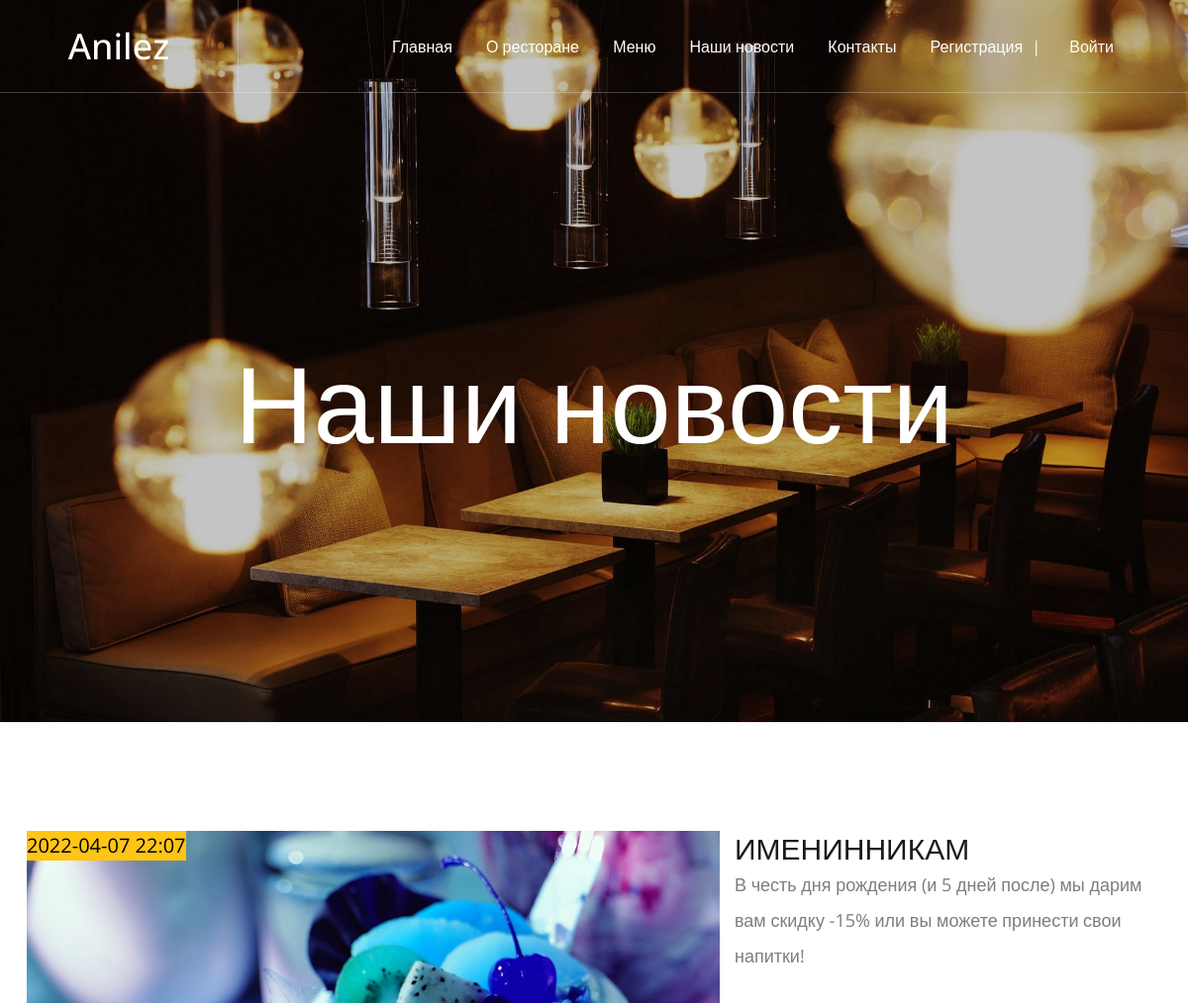
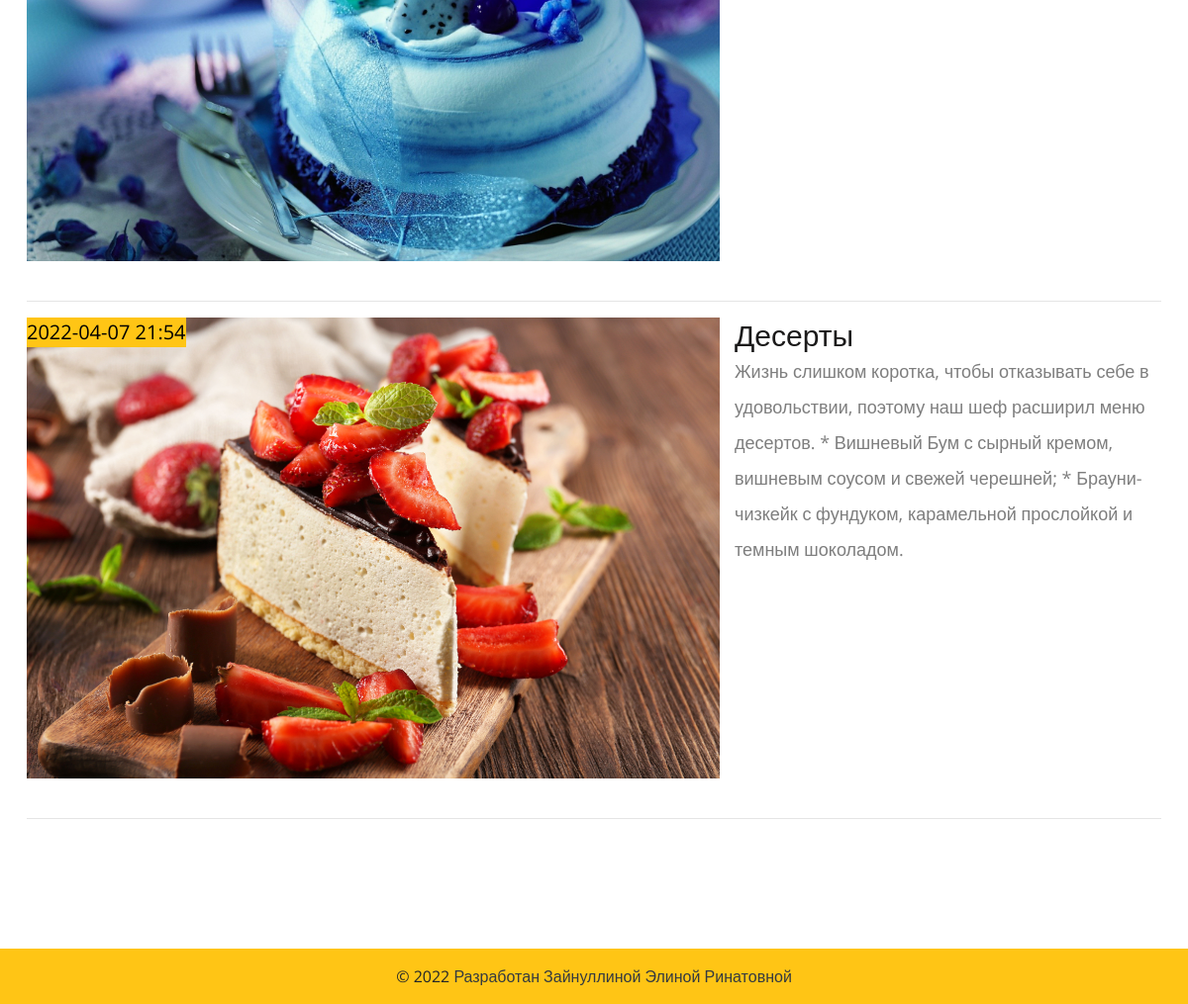
The page /news/ on the database as committed earlier (2 pictures, top to bottom).
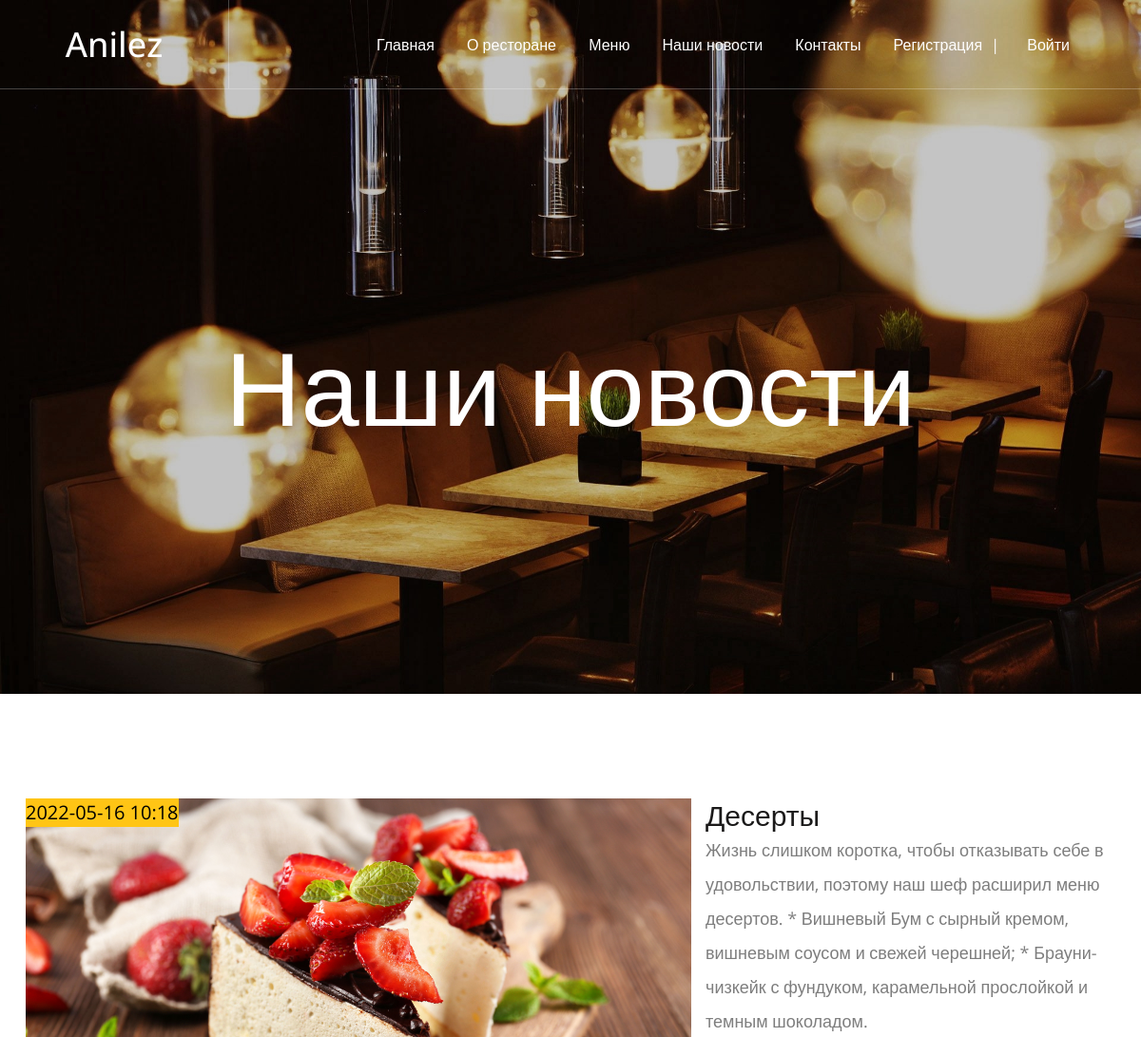
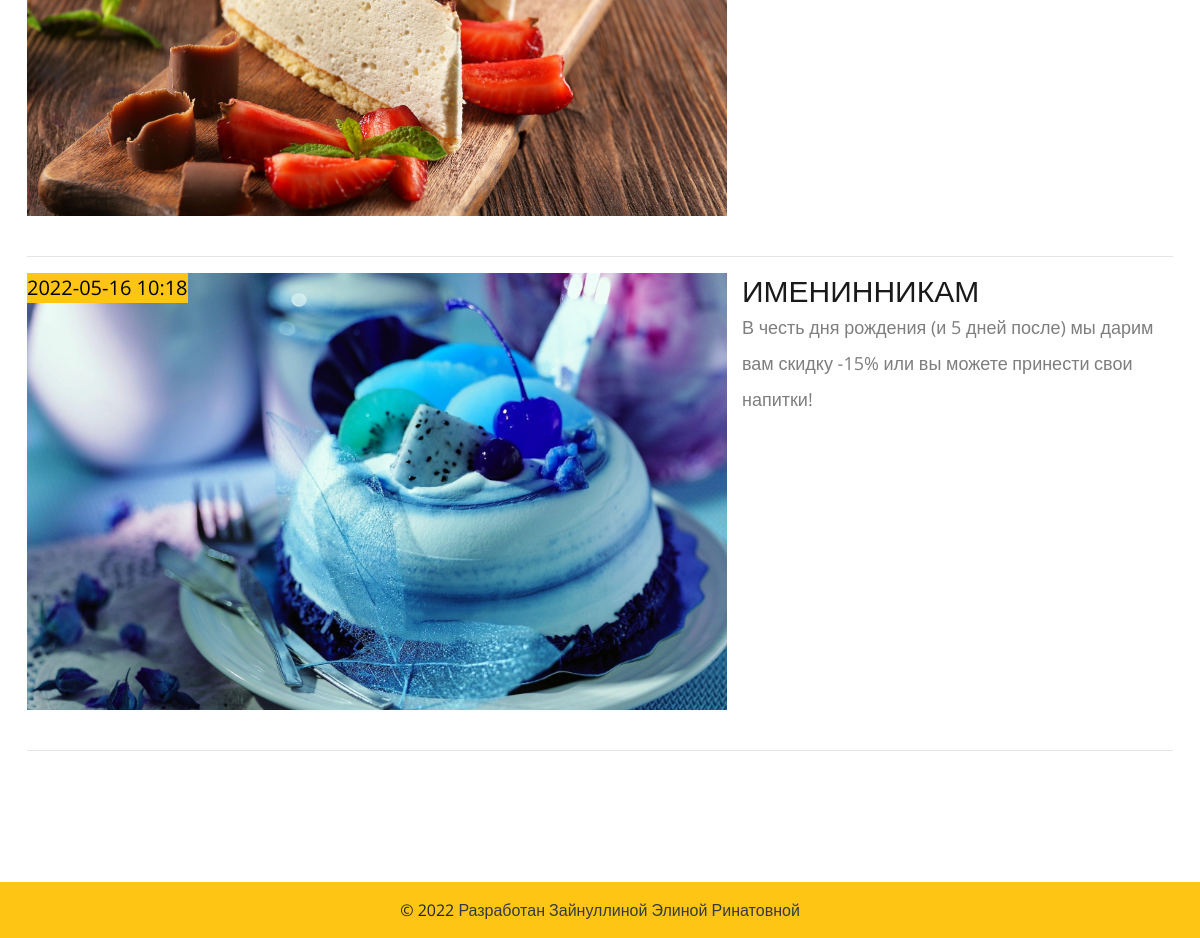
The same page on the database as committed later (2 pictures, top to bottom).
### news/models.py (models this page shows, shortened)
class News(models.Model):
    title = models.CharField(max_length=150, verbose_name="Наименование")
    content = models.TextField(blank=True, verbose_name="Контент")
    created_at = models.DateTimeField(auto_now=True, verbose_name="Дата создания")
    photo = models.ImageField(upload_to='photo/%Y/%m', blank=True, verbose_name="Изображение")
    is_published = models.BooleanField(default=True, verbose_name="Опубликовано")
    class Meta:
        verbose_name = "Новость"
        verbose_name_plural = "Новости"
        ordering = ['-created_at']

### news/views.py (the view)
# urls.py: path('news/', include('news.urls')),
def news(request):
    model = News.objects.filter(is_published=True)
    context = {'news': model}
    return render(request, 'news.html', context=context)

### templates/news.html
{% extends 'base.html' %}
{% load static %}
{% block content %}
	<section class="page-top-info set-bg" data-setbg="{% static 'img/page-top-bg/3.jpeg' %}">
		<div class="ptf-center">
			<div class="container">
				<h2>Наши новости</h2>
			</div>
		</div>
	</section>
	<section class="news-section spad">
		<div class="container">
			{% for item in news %}
			<div class="news-item">
					{% if item.photo %}
						<div class="news-img">
							<img src="{{item.photo.url}}" >
							<div class="news-date">
							{{ item.created_at|date:"Y-m-d H:i" }}
							</div>
						</div>
					{% endif %}
					<div class="news-content">
						<h3>{{ item.title }}</h3>
						<p class='card-text'>{{ item.content }}</p>
					</div>
			</div>
			<hr>
			{% endfor %}
		</div>
	</section>
{% endblock content %}

### templates/base.html (shortened to what this page needs)
<!DOCTYPE html>
{% load static %}
<html lang="ru">
<head>
	<link rel="stylesheet" href="{% static 'css/bootstrap.min.css' %}"/>
	<link rel="stylesheet" href="{% static 'css/style.css' %}"/>
</head>
<body style="display: none;">
	<header class="header-section">
		<div class="header-warp">
			<div class="site-logo">
				<h2>Anilez</h2>
			</div>
			<ul class="main-menu">
				<li><a href="{% url 'index' %}">Главная</a></li>
				<li><a href="{% url 'about' %}">О ресторане</a></li>
				<li><a href="{% url 'menu' %}">Меню</a></li>
				<li><a href="{% url 'news' %}">Наши новости</a></li>
				<li><a href="{% url 'contact' %}">Контакты</a></li>
				{% if request.user.is_authenticated %}
					<li><a href="{% url 'waiter' %}">Создание заказов</a></li>
					<li><a href="{% url 'logout' %}">Выход</a></li>
				{% else %}
				<li><a href="{% url 'register' %}">Регистрация</a> <span style="color:white;">|</span> <a href="{% url 'login' %}">Войти</a></li>
				{% endif %}
			</ul>
		</div>
	</header>
	{% block content %}
	{% endblock %}
	<footer class="bg-light">
		<div class="text-center p-3" style="background-color: #ffc515;">
			© 2022
			<a class="text-dark">Разработан Зайнуллиной Элиной Ринатовной</a>
		</div>
	</footer>
    </body>
</html>

### static/css/style.css (style rules this page uses)
html, body { height: 100%; font-family: 'Open Sans', sans-serif; }
h1, h2, h3, h4, h5, h6 { margin: 0; color: #1b1a1a; }
h2 { font-size: 36px; }
h3 { font-size: 30px; }
p { font-size: 18px; color: #7e7e7e; line-height: 2; }
img { max-width: 100%; }
ul, ol { padding: 0; margin: 0; }
.set-bg { background-repeat: no-repeat; background-size: cover; background-position: top center; }
.spad { padding-top: 110px; padding-bottom: 115px; }
.header-section { position: absolute; width: 100%; top: 0; left: 0; z-index: 10; }
.header-warp { display: table; width: 100%; min-height: 83px; border-bottom: 1px solid rgba(255, 255, 255, 0.25); }
.site-logo { display: table-cell; width: 241px; text-align: center; border-right: 1px solid rgba(255, 255, 255, 0.25); vertical-align: middle; }
.site-logo h2 { padding: 25px 0; color: #fff; }
.main-menu { display: table-cell; text-align: right; padding-right: 290px; vertical-align: middle; }
.main-menu li { display: inline; }
.main-menu li a { display: inline-block; margin-left: 50px; color: #fff; padding: 10px 5px; -webkit-transition: all 0.4s; -o-transition: all 0.4s; transition: all 0.4s; }
.page-top-info { height: 730px; text-align: center; display: table; width: 100%; }
.page-top-info .ptf-center { display: table-cell; vertical-align: middle; }
.page-top-info h2 { padding-top: 80px; line-height: normal; font-size: 110px; color: #fff; }
.news-item { display:flex; flex-direction: row; margin-bottom:40px; }
.news-img { position: relative; max-width: 700px; }
.news-content { padding-left: 15px; }
.news-date { position: absolute; top:0px; left: 0px; color: #000; background: #ffc515; font-size:20px; }
@media (min-width: 1200px) { .container { max-width: 1176px; } }
@media only screen and (max-width: 1550px) { .main-menu { padding-right: 70px; } }
@media only screen and (max-width: 1550px) { .main-menu li a { margin-left: 20px; } }

Rows that differ between the two databases and show on the page:
changed News "Десерты": created_at "2022-04-07 21:54" → "2022-05-16 10:18"; moves up the list
changed News "ИМЕНИННИКАМ": created_at "2022-04-07 22:07" → "2022-05-16 10:18"
